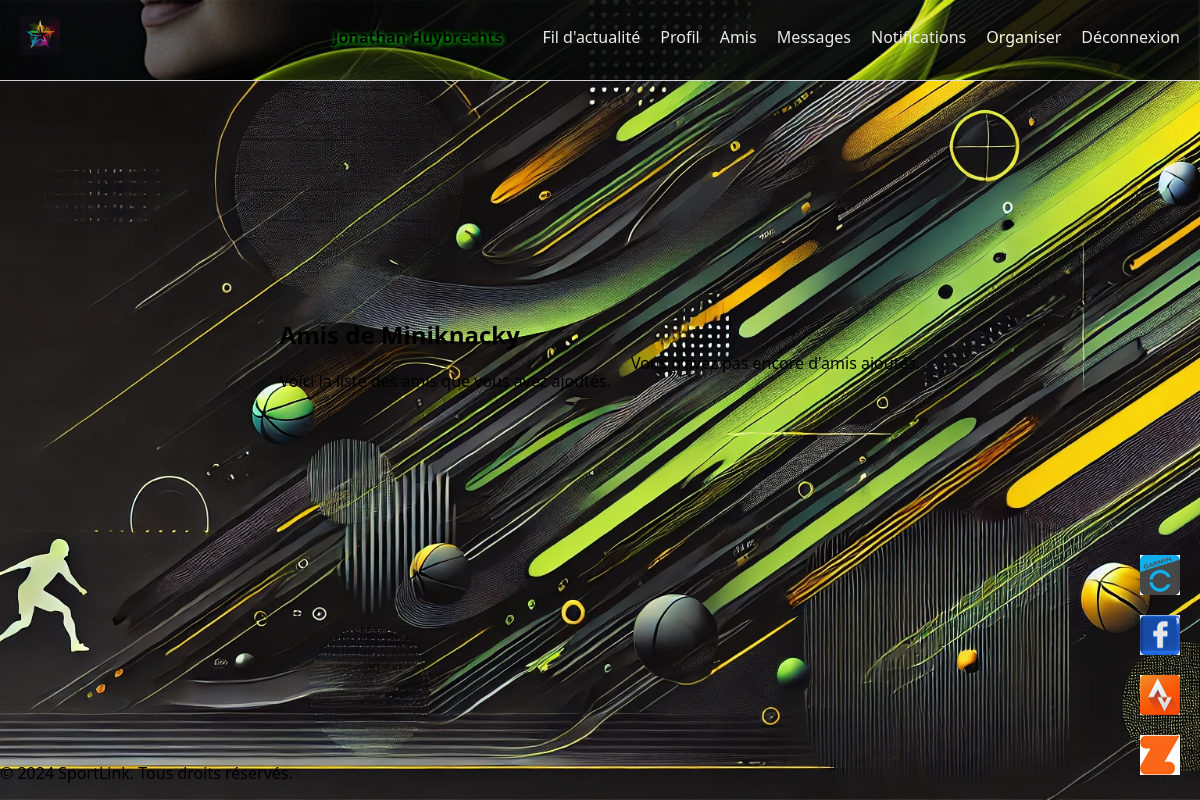
The app's page /profile/friends (signed in) with its own data.
### app/models.py (models this page shows, shortened)
class User(db.Model, UserMixin):
    __tablename__ = 'user'
    id = db.Column(db.Integer, primary_key=True)
    username = db.Column(db.String(64), index=True, unique=True, nullable=False)
    email = db.Column(db.String(120), index=True, unique=True, nullable=False)
    password_hash = db.Column(db.String(128), nullable=False)
    first_name = db.Column(db.String(64))
    last_name = db.Column(db.String(64))
    birth_date = db.Column(db.Date)
    gender = db.Column(db.String(10))
    profile_image = db.Column(db.String(255), nullable=True)
    cover_image = db.Column(db.String(255), nullable=True)
    profile_image_zoom = db.Column(db.Float, default=1.0)
    profile_image_pos_x = db.Column(db.Float, default=0.0)
    profile_image_pos_y = db.Column(db.Float, default=0.0)
    cover_image_zoom = db.Column(db.Float, default=1.0)
    cover_image_pos_x = db.Column(db.Float, default=0.0)
    cover_image_pos_y = db.Column(db.Float, default=0.0)
    country = db.Column(db.String(100), nullable=True)
    city = db.Column(db.String(100), nullable=True)
    address = db.Column(db.String(200), nullable=True)
    postal_code = db.Column(db.String(20), nullable=True)
    sex = db.Column(db.String(10), nullable=True)
    birth_date = db.Column(db.Date, nullable=True)
    phone = db.Column(db.String(20), nullable=True)
    display_phone = db.Column(db.Boolean, default=False)
    display_email = db.Column(db.Boolean, default=False)
    pending_email = db.Column(db.String(120), nullable=True)
    created_at = db.Column(db.DateTime, default=datetime.utcnow)
    profile_completed = db.Column(db.Boolean, default=False)
    email_confirmed = db.Column(db.Boolean, default=False)
    provider = db.Column(db.String(50), nullable=True)
    provider_id = db.Column(db.String(100), nullable=True, unique=True)
    latitude = db.Column(db.Float, nullable=True)
    longitude = db.Column(db.Float, nullable=True)
    sport = db.Column(db.String(50), nullable=True)
    level = db.Column(db.String(50), nullable=True)
    strava_id = db.Column(db.String(64), nullable=True)
    facebook_id = db.Column(db.String(64), nullable=True)
    __table_args__ = (
        db.UniqueConstraint('strava_id', name='uq_user_strava_id'),
        db.UniqueConstraint('facebook_id', name='uq_user_facebook_id'),
    )
    notifications = db.relationship('Notification', back_populates='user', lazy='dynamic')
    sports = db.relationship('UserSport', back_populates='user', lazy='dynamic', overlaps='user_sports')
    posts = db.relationship('Post', back_populates='author', cascade="all, delete-orphan", lazy='dynamic')
    ratings_received = db.relationship('Rating', foreign_keys='Rating.rated_id', backref='rated_user', lazy='dynamic')
    ratings_given = db.relationship('Rating', foreign_keys='Rating.rater_id', backref='rater_user', lazy='dynamic')
    friends = db.relationship(
        'User',
        secondary=friends,
        primaryjoin=(friends.c.user_id == id),
        secondaryjoin=(friends.c.friend_id == id),
        backref=db.backref('friend_of', lazy='dynamic'),
        lazy='dynamic'
    )
    user_sports = db.relationship('UserSport', back_populates='user', lazy='dynamic', overlaps='sports')

### app/profile/routes.py (the view)
@profile_bp.route('/friends', methods=['GET'])
@login_required
def list_friends():
    user = current_user
    friends = user.friends.all()
    return render_template('profile/friends_list.html', friends=friends, user=user)

### app/templates/profile/friends_list.html (shortened to what this page needs)
{% extends 'base.html' %}
{% block content %}
<div class="profile-header">
    <h2>Amis de {{ user.username }}</h2>
    <p>Voici la liste des amis que vous avez ajoutés.</p>
</div>
<div class="friends-list">
    {% if friends %}
        <div class="friends-grid">
            {% for friend in friends %}
                <div class="friend-card">
                    <div class="friend-photo" style="background-image: url('{{ url_for('main.uploaded_file', filename='profiles/' ~ friend.profile_image) if friend.profile_image else url_for('static', filename='images/default_profile.jpg') }}');"></div>
                    <div class="friend-info">
                        <h3>{{ friend.username }}</h3>
                        <p>{{ friend.city }}, {{ friend.country }}</p>
                        <a href="{{ url_for('profile.profile', user_id=friend.id) }}" class="btn">Voir le profil</a>
                    </div>
                </div>
            {% endfor %}
        </div>
    {% else %}
        <p>Vous n'avez pas encore d'amis ajoutés.</p>
    {% endif %}
</div>
{% endblock %}

### app/templates/base.html (shortened to what this page needs)
<!DOCTYPE html>
<html lang="fr">
<head>
    <link rel="stylesheet" href="{{ url_for('static', filename='css/style.css') }}">
    <link rel="stylesheet" href="https://use.fontawesome.com/releases/v5.15.4/css/all.css">
</head>
<body>
    <header class="header">
        <div class="header-container">
            <a href="{{ url_for('profile.profile') if current_user.is_authenticated else url_for('main.index') }}" class="logo-container">
                <img src="{{ url_for('static', filename='images/logo.png') }}" alt="Logo SportLink">
            </a>
            <nav class="nav">
                <ul class="menu">
                    {% if current_user.is_authenticated %}
                        <li class="nav-item user-name">{{ current_user.first_name }} {{ current_user.last_name }}</li>
                        <li><a href="{{ url_for('news_feed.news_feed') }}">Fil d'actualité</a></li>
                        <li><a href="{{ url_for('profile.profile') }}">Profil</a></li>
                        <li><a href="{{ url_for('profile.list_friends') }}">Amis</a></li>
                        <li><a href="{{ url_for('messages.inbox') }}">Messages</a></li>
                        <li><a href="{{ url_for('notifications.list_notifications') }}">Notifications</a></li>
                        <li><a href="{{ url_for('events.organize') }}">Organiser</a></li>
                        <li><a href="{{ url_for('auth.logout') }}">Déconnexion</a></li>
                    {% else %}
                        <li class="nav-title">SportLink</li>
                        <li><a href="{{ url_for('auth.login') }}">Connexion</a></li>
                        <li><a href="{{ url_for('auth.register') }}">Inscription</a></li>
                    {% endif %}
                </ul>
            </nav>
        </div>
    </header>
    <main class="main-content">
        {% block content %}{% endblock %}
    </main>
    <footer>
        <p>&copy; 2024 SportLink. Tous droits réservés.</p>
    </footer>
    <div class="social-links">
        <a href="https://www.garmin.com" target="_blank">
            <img src="{{ url_for('static', filename='images/garmin.png') }}" alt="Garmin" class="social-icon">
        </a>
        <a href="https://www.facebook.com" target="_blank">
            <img src="{{ url_for('static', filename='images/facebook.png') }}" alt="Facebook" class="social-icon">
        </a>
        <a href="https://www.strava.com" target="_blank">
            <img src="{{ url_for('static', filename='images/strava.png') }}" alt="Strava" class="social-icon">
        </a>
        <a href="https://www.zwift.com" target="_blank">
            <img src="{{ url_for('static', filename='images/zwift.png') }}" alt="Zwift" class="social-icon">
        </a>
    </div>
</body>
</html>

### app/static/css/style.css (style rules this page uses)
body { margin: 0; font-family: 'Segoe UI', Tahoma, Geneva, Verdana, sans-serif; background-image: url('/static/images/background.jpg'); background-size: cover; background-position: center; background-repeat: no-repeat; }
.header { position: fixed; top: 0; width: 100%; height: 80px; background: url('../images/navbar-background.jpg') no-repeat center center; background-size: cover; color: white; border-bottom: 1px solid #e4e6eb; z-index: 1000; background-color: rgba(0, 0, 0, 0.8); opacity: 0.9; }
.header-container { display: flex; align-items: center; justify-content: space-between; padding: 10px 20px; }
.logo-container img { height: 40px; }
.nav .menu { list-style: none; display: flex; gap: 20px; }
.nav .menu li a { text-decoration: none; color: white; font-weight: 500; }
.profile-header { position: relative; margin-bottom: 100px; }
.main-content { display: flex; flex-wrap: wrap; gap: 20px; margin-top: 20px; padding-top: 80px; }
.friends-list { display: flex; flex-wrap: wrap; gap: 10px; }
.profile-header h1, .profile-header p { color: inherit; }
.social-links { position: fixed; bottom: 20px; right: 20px; display: flex; flex-direction: column; gap: 15px; z-index: 1000; }
.social-icon { width: 40px; height: 40px; transition: transform 0.3s; }
html, body { height: 100%; margin: 0; padding: 0; display: flex; flex-direction: column; background-image: url('/static/images/background.jpg'); background-size: cover; background-position: center; background-repeat: no-repeat; background-attachment: fixed; }
.main-content { flex-grow: 1; min-height: calc(100vh - 80px); }
.main-content { display: flex; justify-content: center; align-items: center; min-height: calc(100vh - 80px); padding: 0 20px; margin-top: -20px; }
.profile-header { position: relative; margin-bottom: 20px; }
.nav .user-name { color: black; font-weight: bold; margin-right: 20px; text-shadow: 1px 1px 5px #00FF00; }

### app/templates/profile/friends_list.html (style rules this page uses)
.friends-list { display: flex; flex-direction: column; gap: 20px; }

### records on screen
User: first_name "Jonathan", last_name "Huybrechts", username "Miniknacky"
